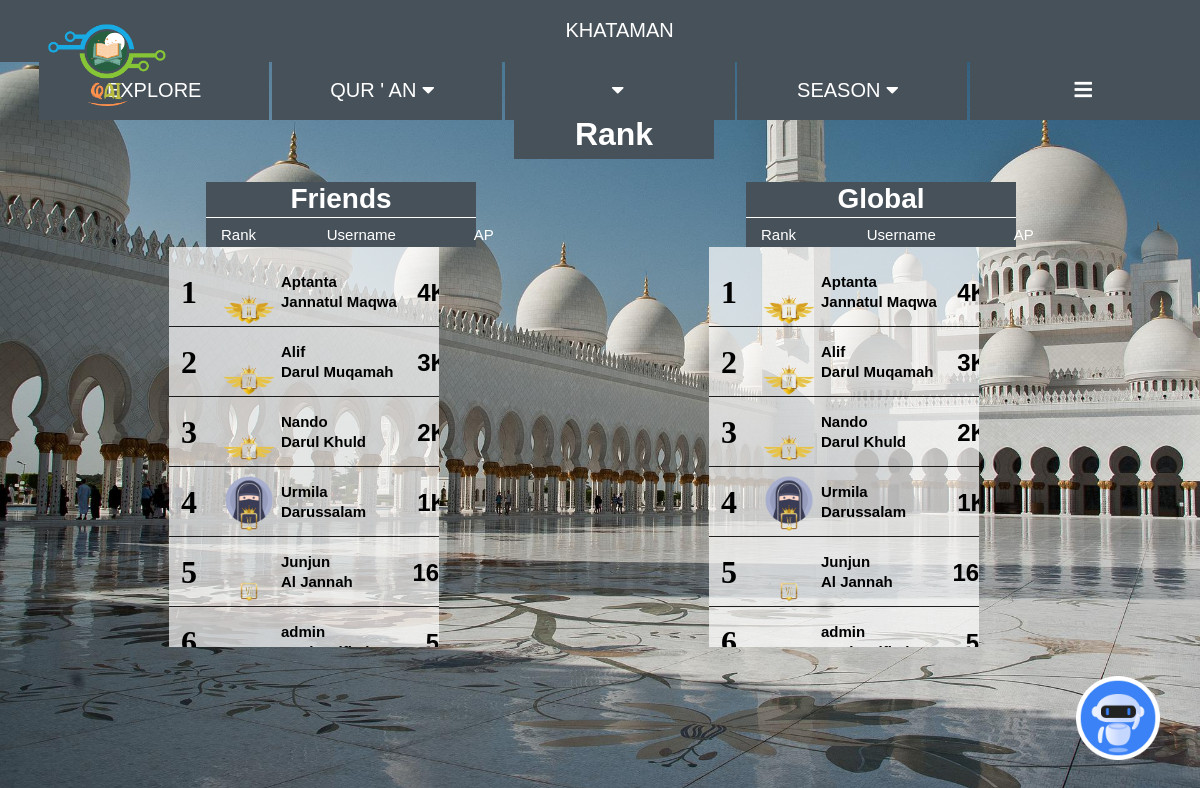
/season/rank (signed in), run on the app's committed database.
### ownlibs/dbmodels.py (models this page shows, shortened)
class Users(db.Model, UserMixin):
    __tablename__="Users"
    id = db.Column(db.Integer, primary_key=True)
    date_join = db.Column(db.DateTime, default=datetime.utcnow)
    username = db.Column(db.String(20), nullable=False, unique=True)
    gender = db.Column(db.String, nullable=False, default="Female")
    email = db.Column(db.String(20), nullable=False, unique=True) #unique=True
    password = db.Column(db.String(128), nullable=False)
    last_read = db.Column(db.Integer)
    bookmarks = db.Column(db.String)
    ap = db.Column(db.Integer, nullable=False, default=0)
    read_ayahs = db.Column(db.Integer, nullable=False, default=0)
    read_juz = db.Column(db.Integer, nullable=False, default=0)
    anonym = db.Column(db.Boolean, nullable=False, default=False)
    on_season = db.Column(db.String, nullable=False, default="1")
    visit_explore = db.Column(db.Integer, nullable=False, default=0)
    khatam_post = db.relationship("Khatam", backref="author") #lazy = True
    progress_khatam = db.relationship("PKhatam", backref="owner")
    friends = db.relationship("Friends", backref="owner")
    progress_dmission = db.relationship("PDMission", backref="owner")
    season_history = db.relationship("SeasonHistory", backref="owner")
    khatam_member = db.relationship("Khatam", secondary=UserKhatam, backref="members")
    retry_same_ayah = db.Column(db.Integer, nullable=False, default=0)
    retried_ayahnquran = db.Column(db.Integer)

### app.py (the view, shortened to what this page needs)
@app.route("/season/<page>", methods=["GET", "POST"])
@login_required
def season(page="galery"):
    set_update_apprules()
    rules = AppRules.query.filter_by(id=1).first()
    if page == "rank":
        ls_id, ls_username, ls_gender, ls_ap, ls_tiernames, ls_img, ls_ad = get_friends_data(userid=current_user.id, sort=True)
        lsg_id, lsg_username, lsg_gender, lsg_ap, lsg_tiernames, lsg_img, lsg_ad = get_global_data(True)
        return render_template("season/rank.html",
        ls_id=ls_id,
        ls_username=ls_username,
        ls_gender=ls_gender,
        ls_ap=ls_ap,
        ls_tiernames=ls_tiernames,
        ls_img=ls_img,
        ls_ad=ls_ad,
        lsg_id=lsg_id,
        lsg_username=lsg_username,
        lsg_gender=lsg_gender,
        lsg_ap=lsg_ap,
        lsg_tiernames=lsg_tiernames,
        lsg_img=lsg_img,
        lsg_ad=lsg_ad)

### app.py (called while the page is built)
@lm.user_loader
def load_user(user_id):
    return Users.query.get(int(user_id))

### ownlibs/utils.py (called while the page is built)
def sstr2list(str=""):
    try:
        ls = str.split(",")
        while ls.count(""):
            ls.remove("")
        ls = list(ls)
    except:
        ls = []
    while "" in ls:
        ls.remove("")
    return ls

def str2list(str=""):
    try:
        ls = str.split(",")
        while ls.count(""):
            ls.remove("")
        ls = list(ls)
    except:
        ls = []
    try:
        for i in range(len(ls)):
            ls[i] = int(ls[i])
    except:
        ls = []
    return ls #datatype int

def get_tier(aprules=[0,1], tier_names=["Jahanam"], ap=0):
    if ap < aprules[0]:
        return "Unclassified", 0
    elif ap >= aprules[-1]:
        return tier_names[-1], 1
    else:
        for i in range(1, len(aprules)):
            if aprules[i-1] <= ap < aprules[i]:
                return tier_names[i-1], (8-i)

### templates/season/rank.html (shortened to what this page needs)
{% extends "theme.html" %}
{% block body %}
<div class="bg-rank">
  <h1 class="rank">Rank</h1>
</div>
<div id="container-ss">
  <div class="rank-header-ss">
    <h2 class="rank2">Friends</h2>
    <label for="" class="txt-1-ss">Rank</label>
    <label for="" class="txt-2-ss">Username</label>
    <label for="" class="txt-3-ss">AP</label>
  </div>
  <div class="rank-box-ss">
    {% for i in range(ls_id|length) %}
      <div class="det-box-ss">
        <label for="" class="txt-rank-ss">{{i+1}}</label>
        {% if ls_gender[i] == "Female" %}
          <div class="box-pp-ss"><a href="{{url_for('stalk', id=ls_id[i])}}"><img class="pp-ss" src="/static/cewe.png" alt=""></a></div>
        {% else %}
        <div class="box-pp-ss"><a href="{{url_for('stalk', id=ls_id[i])}}"><img class="pp-ss" src="/static/cowo.png" alt=""></a></div>
        {% endif %}
        <div class="c-det">
          <div class="name-ss"><label for="" class="txt-user-ss"><a href="{{url_for('stalk', id=ls_id[i])}}">{{ls_username[i]}}</a></label></div>
          <div class="img-ss"><a href="{{url_for('stalk', id=ls_id[i])}}"><img src="/static/{{ls_img[i]}}.png" alt=""></a></div>
          <div class="tier-ss"><label for="" class="txt-tier-ss">{{ls_tiernames[i]}}</label></div>
          <div class="ap-ss">
            {% if ls_ap[i] >= 1000 %}
            <label for="" class="txt-ap-ss">{{ls_ap[i]//1000}}K</label>
            {% else %}
            <label for="" class="txt-ap-ss">{{ls_ap[i]}}</label>
            {% endif %}
          </div>
        </div>
      </div>
    {% endfor %}
  </div>
  <div class="rank-header-ss">
    <h2 class="rank2">Global</h2>
    <label for="" class="txt-1-ss">Rank</label>
    <label for="" class="txt-2-ss">Username</label>
    <label for="" class="txt-3-ss">AP</label>
  </div>
  <div class="rank-box-ss">
    {% for i in range(lsg_id|length) %}
      <div class="det-box-ss">
        <label for="" class="txt-rank-ss">{{i+1}}</label>
        {% if lsg_gender[i] == "Female" %}
          <div class="box-pp-ss"><a href="{{url_for('stalk', id=lsg_id[i])}}"><img class="pp-ss" src="/static/cewe.png" alt=""></a></div>
        {% else %}
          <div class="box-pp-ss"><a href="{{url_for('stalk', id=lsg_id[i])}}"><img class="pp-ss" src="/static/cowo.png" alt=""></a></div>
        {% endif %}
        <div class="c-det">
          <div class="name-ss"><label for="" class="txt-user-ss"><a href="{{url_for('stalk', id=lsg_id[i])}}">{{lsg_username[i]}}</a></label></div>
          <div class="img-ss"><a href="{{url_for('stalk', id=lsg_id[i])}}"><img src="/static/{{lsg_img[i]}}.png" alt=""></a></div>
          <div class="tier-ss"><label for="" class="txt-tier-ss">{{lsg_tiernames[i]}}</label></div>
          <div class="ap-ss">
            {% if lsg_ap[i] >= 1000 %}
            <label for="" class="txt-ap-ss">{{lsg_ap[i]//1000}}K</label>
            {% else %}
            <label for="" class="txt-ap-ss">{{lsg_ap[i]}}</label>
            {% endif %}
          </div>
        </div>
      </div>
    {% endfor %}
</div>
{% endblock %}

### static/style.css (style rules this page uses)
.bg-rank { position: absolute; top: 13%; left: 42%; text-align: center; background-color: rgb(70, 81, 90); width: 200px; height: 45px; margin: 10px; }
body { margin: 0; padding: 0; background: url("/static/masjid.jpg"); background-size: cover; background-repeat: no-repeat; }
.rank { text-align: center; font-family:'Franklin Gothic Medium', 'Arial Narrow', Arial, sans-serif; font-size: 32px; color: white; }
#container-ss { position: relative; top: 10%; left: 5%; width: 90%; height: 400px; display: flex; }
.rank-header-ss { position: relative; background-color: rgb(70, 81, 90); top: 40px; left: 146px; width: 400px; height: 65px; }
.rank-box-ss { position: relative; background-color: rgba(255, 255, 255, 0.7); top: 105px; left: -161px; width: 400px; height: 400px; overflow-y: auto; overflow-x: hidden; }
.det-box-ss { position: relative; font-family: 'Franklin Gothic Medium', 'Arial Narrow', Arial, sans-serif; font-size: 15px; font-weight: bold; margin: 5px; border-bottom: solid; border-width: thin; width: 307px; height: 65px; top: 10px; left: -5px; }
.rank2 { text-align: center; font-family: 'Franklin Gothic Medium', 'Arial Narrow', Arial, sans-serif; font-size: 28px; position: relative; top: -1px; color: white; border-bottom: solid; border-width: thin; }
.txt-1-ss { position: relative; text-align: center; font-family: 'Franklin Gothic Medium', 'Arial Narrow', Arial, sans-serif; font-size: 15px; color: white; top: -8px; left: 15px; }
.txt-2-ss { position: relative; text-align: center; font-family: 'Franklin Gothic Medium', 'Arial Narrow', Arial, sans-serif; font-size: 15px; color: white; top: -8px; left: 83px; }
.txt-3-ss { position: relative; text-align: center; font-family: 'Franklin Gothic Medium', 'Arial Narrow', Arial, sans-serif; font-size: 15px; color: white; top: -8px; left: 158px; }
.txt-rank-ss { position: absolute; text-align: center; font-family: times; font-size: 32px; color: rgb(0, 0, 0); top: 20px; left: 12px; }
.box-pp-ss { position: absolute; width: max-content; height: max-content; top: 3px; left: 50px; }
.c-det { position: relative; text-align: left; top: -25px; left: -23px; }
.name-ss { position: relative; top: 35px; left: 135px; text-align: left; }
.txt-user-ss { font-family: 'Franklin Gothic Medium', 'Arial Narrow', Arial, sans-serif; font-size: 15px; color: rgb(0, 0, 0); }
.tier-ss { position: relative; top: 35px; left: 135px; text-align: left; }
.txt-tier-ss { font-family: 'Franklin Gothic Medium', 'Arial Narrow', Arial, sans-serif; font-size: 15px; color: rgb(0, 0, 0); }
.ap-ss { position: relative; text-align: center; top: 6px; left: 133px; }
.txt-ap-ss { font-family: 'Franklin Gothic Medium', 'Arial Narrow', Arial, sans-serif; font-size: 24px; color: rgb(0, 0, 0); }
.img-ss { position: relative; top: 3px; left: 138px; }
.img-ss img { position: absolute; top: 23px; left: -60px; width: 50px; }
.name-ss label a { color: #000; }

### templates/theme.html (style rules this page uses)
body { background-color: rgb(195, 203, 209); }

### data on the page
Users: username "Aptanta", ap "4", username "Aptanta", ap "4"
Users: username "Alif", ap "3", username "Alif", ap "3"
Users: username "Nando", ap "2", username "Nando", ap "2"
Users: username "Urmila", ap "1", username "Urmila", ap "1"
Users: username "Junjun", username "Junjun"
Users: username "admin", username "admin"

### other printed values
{{ i+1 }} "1" "2" "3" "4" "5"
{{ ls_tiernames[i] }} "Jannatul Maqwa" "Darul Muqamah" "Darul Khuld" "Darussalam" "Al Jannah"
{{ lsg_tiernames[i] }} "Jannatul Maqwa" "Darul Muqamah" "Darul Khuld" "Darussalam" "Al Jannah"
